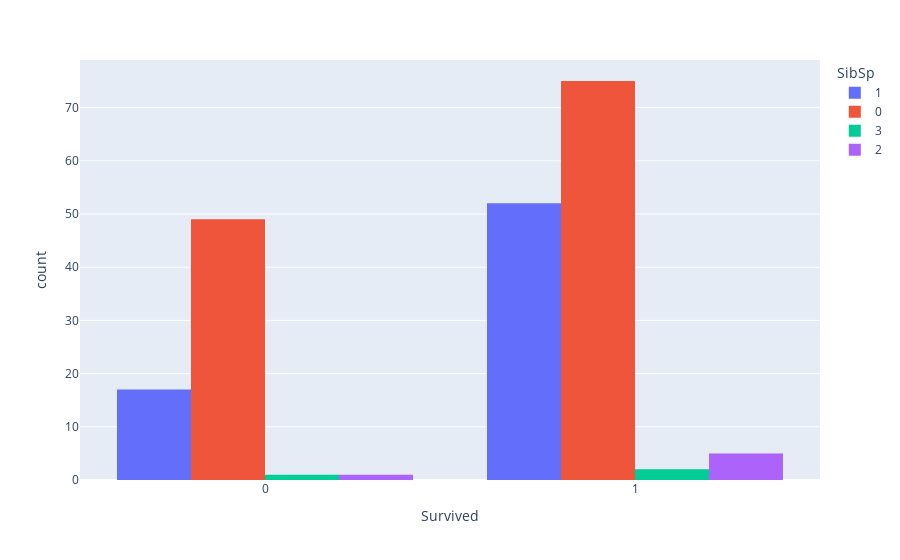

Notebook cell for this chart:
### Markdown cell above
### Relationship between the Spouse and Sibling Count

#### Conclusion:

- The majority of the people who didn't survive where singles

### Code cell
fig = px.histogram(
    data_frame=titanic,
    x="Survived",
    color="SibSp",
    barmode="group",
)

fig.show()

### Figure 1 — Plotly figure (JSON) as saved in the notebook; plotly's stock layout.template omitted (floating-point values rounded to 4 significant figures)
{"data": [{"alignmentgroup": "True", "bingroup": "x", "hovertemplate": "SibSp=1<br>Survived=%{x}<br>count=%{y}<extra></extra>", "legendgroup": "1", "marker": {"color": "#636efa", "pattern": {"shape": ""}}, "name": "1", "offsetgroup": "1", "orientation": "v", "showlegend": true, "type": "histogram", "x": [1, 1, 1, 1, 1, 0, 0, 1, 0, 1, 1, 1, 1, 1, 1, 0, 0, 1, 1, 0, 1, 1, 1, 0, 1, 1, 1, 1, 1, 1, 0, 1, 0, 1, 1, 1, 1, 1, 0, 0, 0, 1, 1, 1, 1, 1, 1, 1, 1, 1, 1, 0, 1, 0, 1, 1, 1, 0, 0, 0, 1, 1, 1, 1, 1, 1, 1, 1, 1], "xaxis": "x", "yaxis": "y"}, {"alignmentgroup": "True", "bingroup": "x", "hovertemplate": "SibSp=0<br>Survived=%{x}<br>count=%{y}<extra></extra>", "legendgroup": "0", "marker": {"color": "#EF553B", "pattern": {"shape": ""}}, "name": "0", "offsetgroup": "0", "orientation": "v", "showlegend": true, "type": "histogram", "x": [0, 1, 1, 1, 0, 1, 1, 0, 0, 1, 0, 0, 0, 1, 0, 1, 0, 0, 1, 0, 0, 0, 0, 1, 1, 0, 1, 1, 0, 1, 0, 1, 1, 0, 0, 0, 1, 1, 1, 1, 1, 1, 1, 1, 1, 0, 0, 1, 0, 1, 0, 1, 1, 0, 1, 1, 1, 1, 1, 0, 0, 1, 0, 1, 0, 0, 0, 1, 1, 0, 1, 1, 1, 0, 0, 1, 1, 1, 1, 0, 1, 1, 0, 1, 1, 1, 1, 1, 0, 0, 1, 1, 1, 0, 1, 1, 1, 0, 0, 1, 1, 1, 1, 1, 1, 1, 0, 0, 1, 0, 0, 1, 0, 0, 1, 1, 1, 1, 1, 0, 0, 1, 1, 1], "xaxis": "x", "yaxis": "y"}, {"alignmentgroup": "True", "bingroup": "x", "hovertemplate": "SibSp=3<br>Survived=%{x}<br>count=%{y}<extra></extra>", "legendgroup": "3", "marker": {"color": "#00cc96", "pattern": {"shape": ""}}, "name": "3", "offsetgroup": "3", "orientation": "v", "showlegend": true, "type": "histogram", "x": [0, 1, 1], "xaxis": "x", "yaxis": "y"}, {"alignmentgroup": "True", "bingroup": "x", "hovertemplate": "SibSp=2<br>Survived=%{x}<br>count=%{y}<extra></extra>", "legendgroup": "2", "marker": {"color": "#ab63fa", "pattern": {"shape": ""}}, "name": "2", "offsetgroup": "2", "orientation": "v", "showlegend": true, "type": "histogram", "x": [1, 0, 1, 1, 1, 1], "xaxis": "x", "yaxis": "y"}], "layout": {"barmode": "group", "legend": {"title": {"text": "SibSp"}, "tracegroupgap": 0}, "margin": {"t": 60}, "xaxis": {"anchor": "y", "domain": [0, 1], "title": {"text": "Survived"}}, "yaxis": {"anchor": "x", "domain": [0, 1], "title": {"text": "count"}}}}
